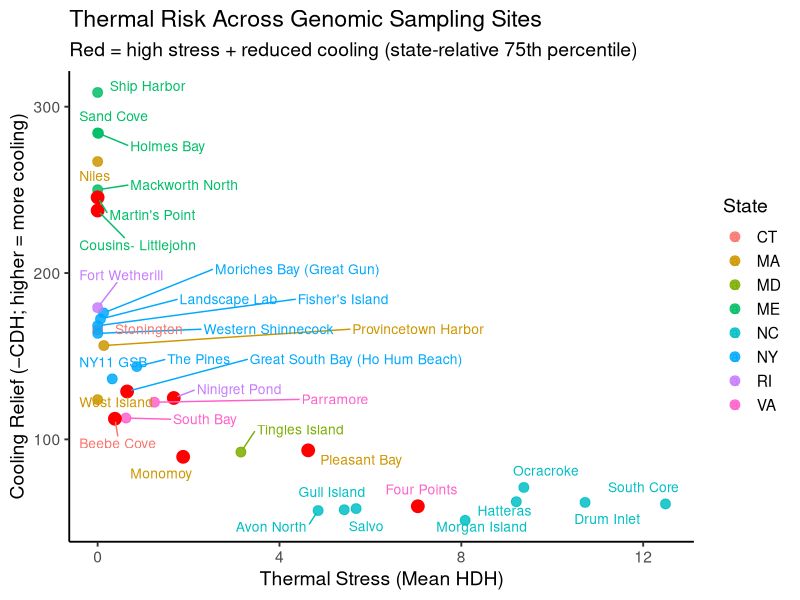
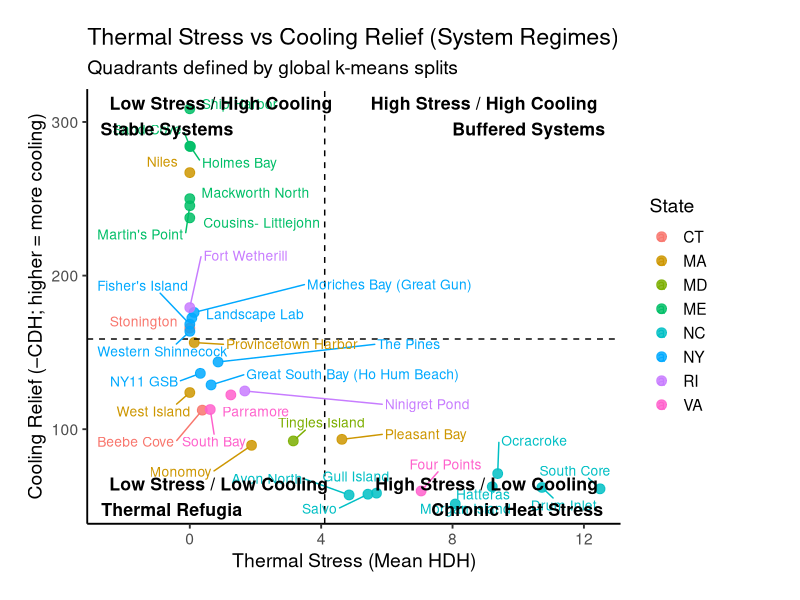
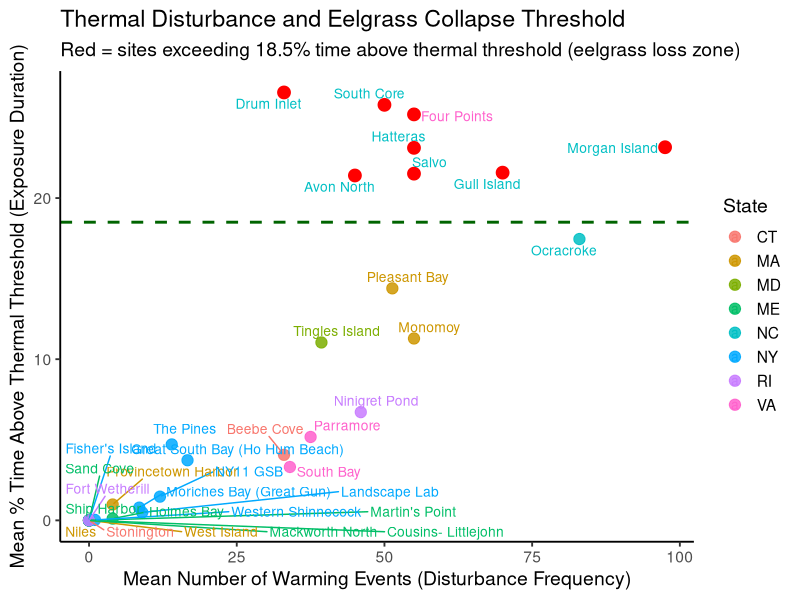
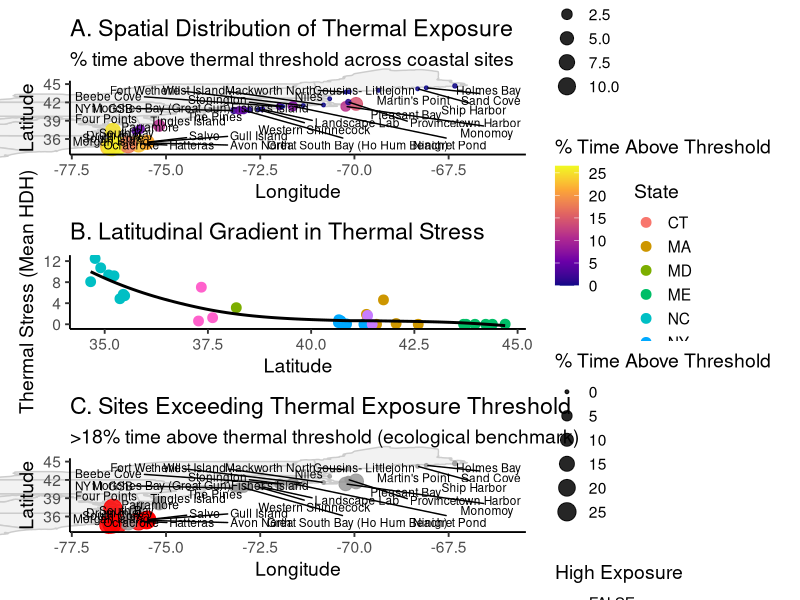
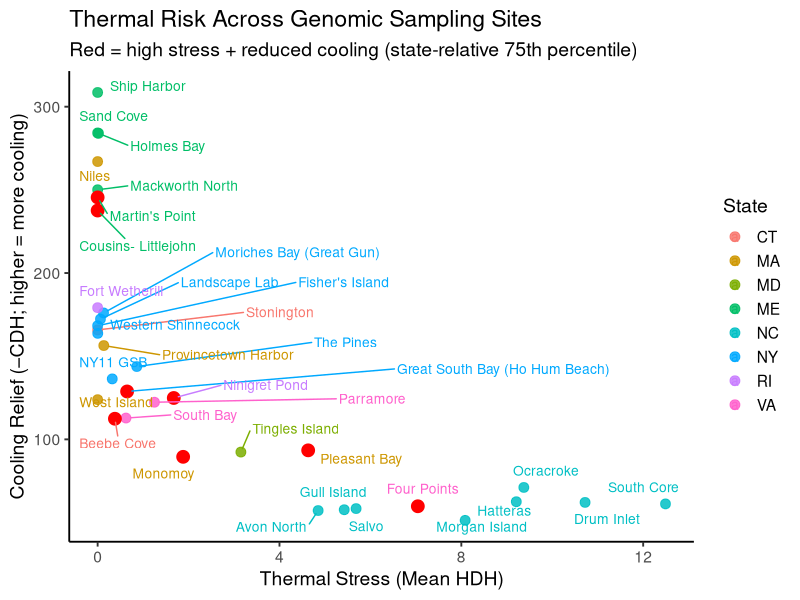
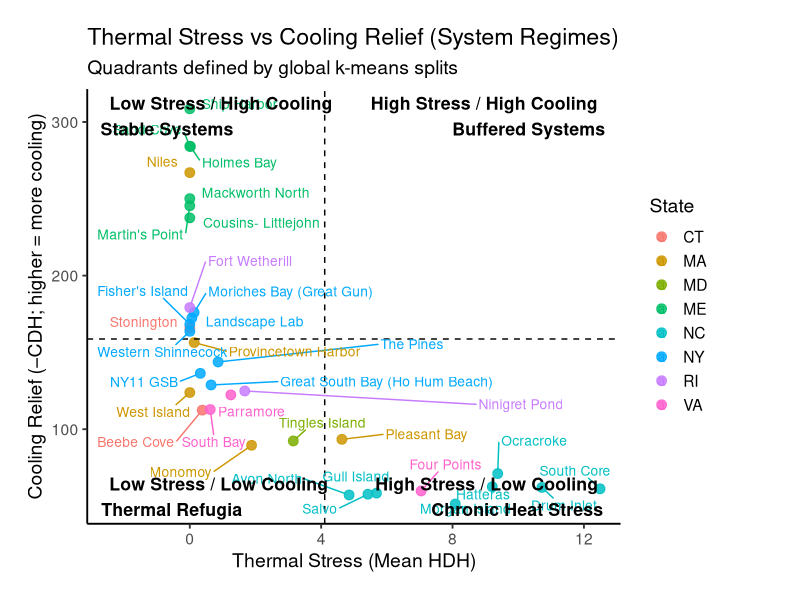
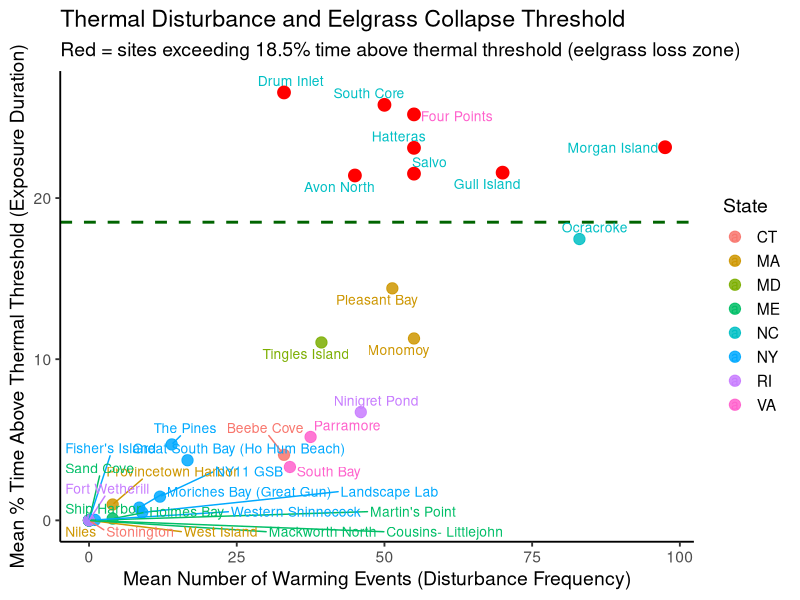
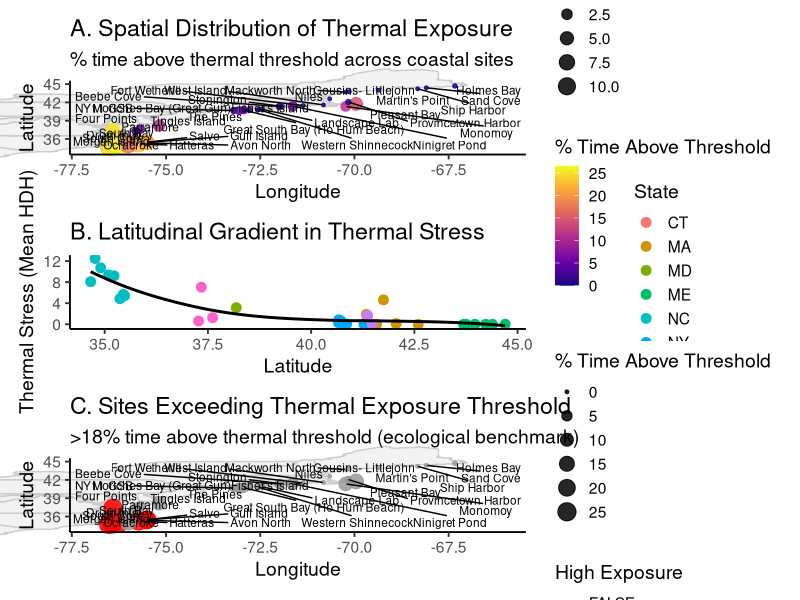

The R source for these figures, in order:
###############################################################################
# FINAL PIPELINE — FIGURE 1 + FIGURE 2
# FIXES:
# - CDH correctly inverted (cooling_relief)
# - FIG 2 quadrant labels moved OUT of data space (no overlap)
# - extra left margin added
# - plots shown before saving
###############################################################################

library(tidyverse)
library(readxl)
library(ggrepel)
library(scales)

theme_set(theme_classic(base_size = 14))

# -------------------------------
# 0. LOAD + CLEAN
# -------------------------------
dat <- read_excel("Site_Summary_Master_OP.xlsx",
                  sheet = "Site_Year_OP") %>%
  rename_with(~ gsub(" ", "_", .)) %>%
  mutate(
    State = toupper(State),
    Mean_HDH_daily = as.numeric(Mean_HDH_daily),
    Mean_CDH_daily = as.numeric(Mean_CDH_daily),
    `%_abv_thres`  = as.numeric(`%_abv_thres`)
  ) %>%
  filter(!is.na(State))

# -------------------------------
# 1. SITE-LEVEL SUMMARY
# -------------------------------
site_level <- dat %>%
  group_by(State, Site_Name) %>%
  summarise(
    mean_HDH = mean(Mean_HDH_daily, na.rm = TRUE),
    mean_CDH = mean(Mean_CDH_daily, na.rm = TRUE),
    pct_hot  = mean(`%_abv_thres`, na.rm = TRUE),
    .groups = "drop"
  ) %>%
  mutate(
    cooling_relief = -mean_CDH   # 🔥 FIXED INTERPRETATION
  )

# -------------------------------
# 2. GLOBAL k-MEANS SPLITS
# -------------------------------
kmeans_midpoint <- function(x){
  x <- x[is.finite(x)]
  if(length(x) < 2) return(NA_real_)
  km <- kmeans(x, centers = 2)
  mean(km$centers)
}

global_hdh_split  <- kmeans_midpoint(site_level$mean_HDH)
global_cool_split <- kmeans_midpoint(site_level$cooling_relief)

# -------------------------------
# 3. STATE RISK (75th percentile)
# -------------------------------
site_level <- site_level %>%
  group_by(State) %>%
  mutate(
    n_sites = n(),
    
    hdh_thresh = ifelse(n_sites >= 2,
                        quantile(mean_HDH, 0.75, na.rm = TRUE),
                        NA_real_),
    
    cdh_thresh = ifelse(n_sites >= 2,
                        quantile(mean_CDH, 0.75, na.rm = TRUE),
                        NA_real_),
    
    High_Stress = mean_HDH >= hdh_thresh,
    Low_Cooling = mean_CDH >= cdh_thresh,
    
    At_Risk = High_Stress & Low_Cooling
  ) %>%
  ungroup()

# =============================================================================
# FIGURE 1 — THERMAL RISK MAP
# =============================================================================
p1 <- ggplot(site_level,
             aes(x = mean_HDH,
                 y = cooling_relief,
                 color = State)) +
  
  geom_point(size = 3, alpha = 0.85) +
  
  geom_point(
    data = subset(site_level, At_Risk),
    color = "red",
    size = 4
  ) +
  
  geom_text_repel(
    aes(label = Site_Name),
    size = 3.5,
    box.padding = 0.5,
    point.padding = 0.3,
    max.overlaps = 100
  ) +
  
  labs(
    title = "Thermal Risk Across Genomic Sampling Sites",
    subtitle = "Red = high stress + reduced cooling (state-relative 75th percentile)",
    x = "Thermal Stress (Mean HDH)",
    y = "Cooling Relief (−CDH; higher = more cooling)",
    color = "State"
  )

# SHOW FIRST
print(p1)

ggsave("FIG1_thermal_risk.png", p1, width = 11, height = 8)

# =============================================================================
# FIGURE 2 — GLOBAL THERMAL REGIMES (FIXED LABEL OVERLAP)
# =============================================================================
p2 <- ggplot(site_level,
             aes(x = mean_HDH,
                 y = cooling_relief,
                 color = State)) +
  
  geom_point(size = 3, alpha = 0.85) +
  
  geom_vline(xintercept = global_hdh_split, linetype = "dashed") +
  geom_hline(yintercept = global_cool_split, linetype = "dashed") +
  
  geom_text_repel(
    aes(label = Site_Name),
    size = 3.5,
    box.padding = 0.5,
    point.padding = 0.3,
    max.overlaps = 100
  ) +
  
  # --------------------------------------------------------------------------
# 🔥 FIXED QUADRANT LABELS (NO OVERLAP USING Inf ANCHORS)
# --------------------------------------------------------------------------

annotate("text",
         x = -Inf, y = Inf,
         label = "Low Stress / High Cooling\nStable Systems",
         hjust = -0.1, vjust = 1.2,
         size = 4.5, fontface = "bold") +
  
  annotate("text",
           x = Inf, y = Inf,
           label = "High Stress / High Cooling\nBuffered Systems",
           hjust = 1.1, vjust = 1.2,
           size = 4.5, fontface = "bold") +
  
  annotate("text",
           x = -Inf, y = -Inf,
           label = "Low Stress / Low Cooling\nThermal Refugia",
           hjust = -0.1, vjust = -0.2,
           size = 4.5, fontface = "bold") +
  
  annotate("text",
           x = Inf, y = -Inf,
           label = "High Stress / Low Cooling\nChronic Heat Stress",
           hjust = 1.1, vjust = -0.2,
           size = 4.5, fontface = "bold") +
  
  labs(
    title = "Thermal Stress vs Cooling Relief (System Regimes)",
    subtitle = "Quadrants defined by global k-means splits",
    x = "Thermal Stress (Mean HDH)",
    y = "Cooling Relief (−CDH; higher = more cooling)",
    color = "State"
  ) +
  
  # -------------------------------
# SPACING FIX (LEFT SIDE)
# -------------------------------
scale_x_continuous(
  expand = expansion(mult = c(0.25, 0.05))
) +
  coord_cartesian(clip = "off") +
  theme(
    plot.margin = margin(20, 60, 20, 20)
  )

# SHOW FIRST
print(p2)

ggsave("FIG2_stress_vs_cooling.png", p2, width = 12, height = 9)

###############################################################################
# END
###############################################################################

eelgrass_df <- dat %>%
  group_by(State, Site_Name) %>%
  summarise(
    mean_events  = mean(Number_warming_events, na.rm = TRUE),
    mean_exposure = mean(`%_abv_thres`, na.rm = TRUE),
    .groups = "drop"
  ) %>%
  mutate(
    eelgrass_loss = mean_exposure > 18.5
  )

p_eelgrass <- ggplot(eelgrass_df,
                     aes(x = mean_events,
                         y = mean_exposure,
                         color = State)) +
  
  geom_point(size = 3.5, alpha = 0.85) +
  
  # EELGRASS LOSS THRESHOLD
  geom_hline(yintercept = 18.5,
             linetype = "dashed",
             color = "darkgreen",
             linewidth = 1) +
  
  geom_text_repel(
    aes(label = Site_Name),
    size = 3.5,
    max.overlaps = 100
  ) +
  
  # highlight loss sites
  geom_point(
    data = subset(eelgrass_df, eelgrass_loss),
    color = "red",
    size = 4
  ) +
  
  labs(
    title = "Thermal Disturbance and Eelgrass Collapse Threshold",
    subtitle = "Red = sites exceeding 18.5% time above thermal threshold (eelgrass loss zone)",
    x = "Mean Number of Warming Events (Disturbance Frequency)",
    y = "Mean % Time Above Thermal Threshold (Exposure Duration)",
    color = "State"
  ) +
  
  theme_classic(base_size = 14)

# 👇 SHOW BEFORE SAVING
print(p_eelgrass)

ggsave("FIG_eelgrass_collapse_threshold.png",
       p_eelgrass,
       width = 11,
       height = 8)
###############################################################################
# 3-PANEL SPATIAL ECOLOGY FIGURE (CORRECTED INTERPRETATION)
#
# A = Spatial thermal exposure
# B = Latitudinal gradient
# C = Threshold exceedance (NOT eelgrass loss)
###############################################################################

library(tidyverse)
library(readxl)
library(ggrepel)
library(patchwork)

theme_set(theme_classic(base_size = 14))

# -------------------------------
# LOAD DATA
# -------------------------------
dat <- read_excel("Site_Summary_Master_OP.xlsx",
                  sheet = "Site_Year_OP") %>%
  rename_with(~ gsub(" ", "_", .)) %>%
  mutate(
    State = toupper(State),
    Mean_HDH_daily = as.numeric(Mean_HDH_daily),
    Mean_CDH_daily = as.numeric(Mean_CDH_daily),
    `%_abv_thres`  = as.numeric(`%_abv_thres`),
    Lat  = as.numeric(Lat),
    Long = as.numeric(Long)
  ) %>%
  filter(!is.na(State))

# -------------------------------
# SITE-LEVEL SUMMARY
# -------------------------------
site_level <- dat %>%
  group_by(State, Site_Name, Lat, Long) %>%
  summarise(
    mean_HDH = mean(Mean_HDH_daily, na.rm = TRUE),
    mean_CDH = mean(Mean_CDH_daily, na.rm = TRUE),
    pct_hot  = mean(`%_abv_thres`, na.rm = TRUE),
    .groups = "drop"
  ) %>%
  mutate(
    cooling_relief = -mean_CDH,
    high_exposure = pct_hot > 18   # ecological threshold
  )

# =============================================================================
# PANEL A — SPATIAL THERMAL EXPOSURE (FIXED ZOOM)
# =============================================================================
pA <- ggplot(site_level,
             aes(x = Long, y = Lat)) +
  
  borders("state", colour = "grey80", fill = "grey95") +
  
  geom_point(aes(color = pct_hot,
                 size = mean_HDH),
             alpha = 0.85) +
  
  scale_color_viridis_c(option = "plasma") +
  
  geom_text_repel(aes(label = Site_Name),
                  size = 3,
                  max.overlaps = 100) +
  
  coord_cartesian(
    xlim = c(-77, -66),
    ylim = c(34, 45),
    clip = "off"
  ) +
  
  labs(
    title = "A. Spatial Distribution of Thermal Exposure",
    subtitle = "% time above thermal threshold across coastal sites",
    x = "Longitude",
    y = "Latitude",
    color = "% Time Above Threshold",
    size = "Thermal Stress (HDH)"
  )

# =============================================================================
# PANEL B — LATITUDINAL GRADIENT
# =============================================================================
pB <- ggplot(site_level,
             aes(x = Lat, y = mean_HDH, color = State)) +
  
  geom_point(size = 3) +
  
  geom_smooth(method = "loess", se = FALSE, color = "black") +
  
  labs(
    title = "B. Latitudinal Gradient in Thermal Stress",
    x = "Latitude",
    y = "Thermal Stress (Mean HDH)"
  )

# =============================================================================
# PANEL C — THRESHOLD EXCEEDANCE MAP (>18%)
# =============================================================================
pC <- ggplot(site_level,
             aes(x = Long, y = Lat)) +
  
  borders("state", colour = "grey80", fill = "grey95") +
  
  geom_point(aes(color = high_exposure,
                 size = pct_hot),
             alpha = 0.85) +
  
  scale_color_manual(values = c("FALSE" = "grey60",
                                "TRUE" = "red")) +
  
  geom_text_repel(aes(label = Site_Name),
                  size = 3,
                  max.overlaps = 100) +
  
  coord_cartesian(
    xlim = c(-77, -66),
    ylim = c(34, 45),
    clip = "off"
  ) +
  
  labs(
    title = "C. Sites Exceeding Thermal Exposure Threshold",
    subtitle = ">18% time above thermal threshold (ecological benchmark)",
    x = "Longitude",
    y = "Latitude",
    color = "High Exposure",
    size = "% Time Above Threshold"
  )

# -------------------------------
# COMBINE
# -------------------------------
final_fig <- pA + pB + pC +
  plot_layout(ncol = 1)

# -------------------------------
# SHOW BEFORE SAVE
# -------------------------------
print(final_fig)

ggsave("FIG_spatial_3panel_corrected.png",
       final_fig,
       width = 11,
       height = 14,
       dpi = 300)

###############################################################################
# END
###############################################################################
